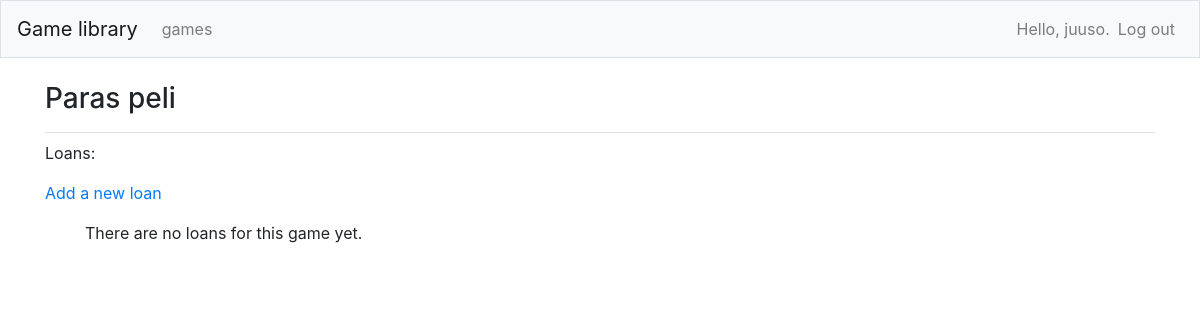
The page /games/4/ (signed in) on the database as committed earlier.
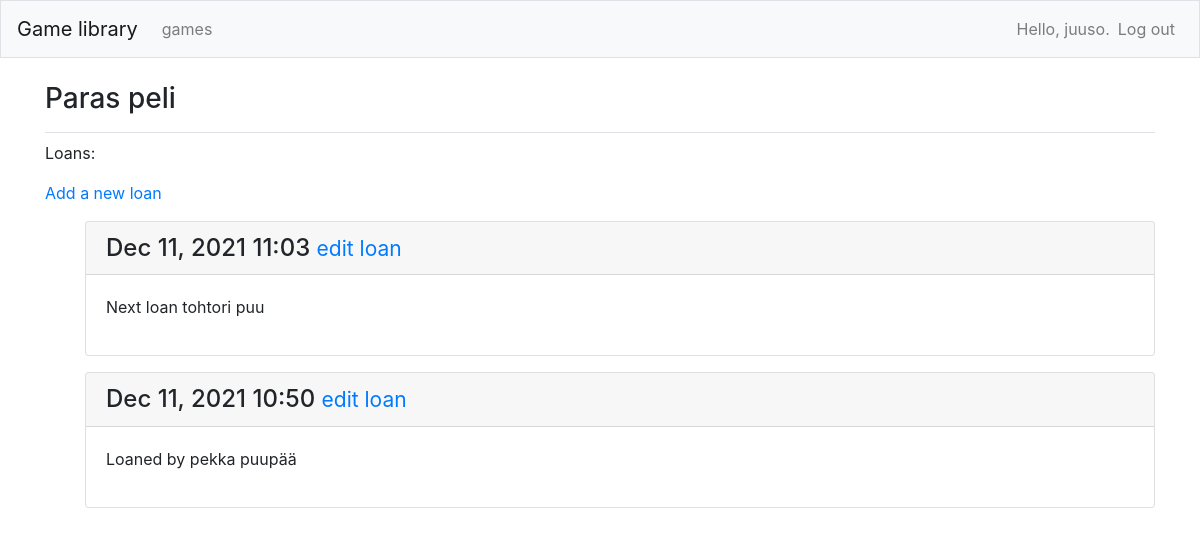
The same page on the database as committed later.
### game_libraries/models.py (models this page shows, shortened)
class Game (models.Model):
    text = models.CharField(max_length=200)
    date_added = models.DateTimeField(auto_now_add=True)
    owner = models.ForeignKey(User, on_delete=models.CASCADE)
    def __str__(self):
        return self.text

class Loan(models.Model):
    game = models.ForeignKey(Game, on_delete=models.CASCADE)
    text = models.TextField()
    date_added = models.DateTimeField(auto_now_add=True)
    class Meta:
        verbose_name_plural = 'loans'

### game_libraries/views.py (the view)
# urls.py: path('games/<int:game_id>/', views.game, name='game'),
@login_required
def game(request, game_id):
    game = Game.objects.get(id=game_id)
    loans = game.loan_set.order_by('-date_added')
    context = {'game':game, 'loans':loans}
    return render(request, 'game_libraries/game.html', context)

### game_libraries/templates/game_libraries/game.html
{% extends 'game_libraries/base.html' %}
{% block page_header %}
<h3>{{ game }}</h3>
{% endblock page_header %}
{% block content %}
    <p>Loans:</p>
    <p>
        <a href="{% url 'game_libraries:new_loan' game.id %}">Add a new loan</a>
    </p>
    <ul>
    {% for loan in loans %}
    <div class="card mb-3">
         <h4 class="card-header">
         {{ loan.date_added|date:'M d, Y H:i' }}
         <small><a href="{% url 'game_libraries:edit_loan' loan.id %}">
         edit loan</a></small>
         </h4>
         <div class="card-body">
         {{ loan.text|linebreaks }}
         </div>
         </div>
 {% empty %}
    <p>There are no loans for this game yet.</p>
 {% endfor %}
 </ul>
{% endblock content %}

### game_libraries/templates/game_libraries/base.html (shortened to what this page needs)
{% load bootstrap4 %}
 <!doctype html>
 <html lang="en">
 <head>
 {% bootstrap_css %}
 </head>
    <body>
         <nav class="navbar navbar-expand-md navbar-light bg-light mb-4 border">
         <a class="navbar-brand" href="{% url 'game_libraries:index'%}">
         Game library</a>
         <div class="collapse navbar-collapse" id="navbarCollapse">
             <ul class="navbar-nav mr-auto">
             <li class="nav-item">
             <a class="nav-link" href="{% url 'game_libraries:games'%}">
             games</a></li>
             </ul>
             <ul class="navbar-nav ml-auto">
                 {% if user.is_authenticated %}
                 <li class="nav-item">
                 <span class="navbar-text"}">Hello, {{ user.username }}.</span>
                 </li>
                 <li class="nav-item">
                 <a class="nav-link" href="{% url 'users:logout' %}">Log out</a>
                 </li>
                 {% else %}
                 <li class="nav-item">
                 <a class="nav-link" href="{% url 'users:register' %}">Register</a>
                 </li>
                 <li class="nav-item">
                 <a class="nav-link" href="{% url 'users:login' %}">Log in</a></li>
                 {% endif %}
                 </ul>
                 </div>
                 </nav>
                 <main role="main" class="container">
                     <div class="pb-2 mb-2 border-bottom">
                     {% block page_header %}{% endblock page_header %}
                     </div>
                     <div>
                     {% block content %}{% endblock content %}
                     </div>
                     </main>
                    </body>
                    </html>

Rows that differ between the two databases and show on the page:
added Loan: date_added "Dec 11, 2021 11:03", text "Next loan tohtori puu"
added Loan: date_added "Dec 11, 2021 10:50", text "Loaned by pekka puupää"
Other text that changed with them:
text no longer shown: "There are no loans for this game yet."
